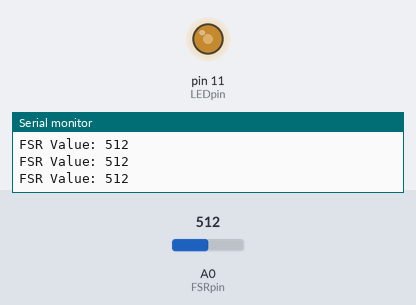
Bench run of a sketch on a simulated Arduino Uno, built with avr-gcc and run on an emulated ATmega328P. Parts: output pins drawn as LEDs (lit = HIGH), the last lines printed to the serial monitor. Inputs (shaded band) come from the test bench; at power-on: A0 (FSRpin) = 512.

Above: at 1.2 s.
1.3 s: A0 (FSRpin) set to 716
At 2.4 s:
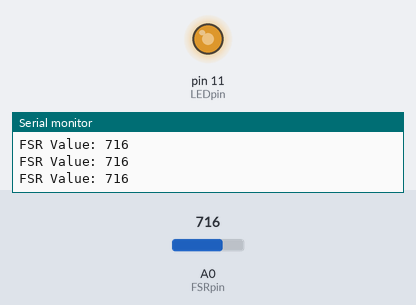
2.8 s: A0 (FSRpin) set to 900
At 3.8 s:
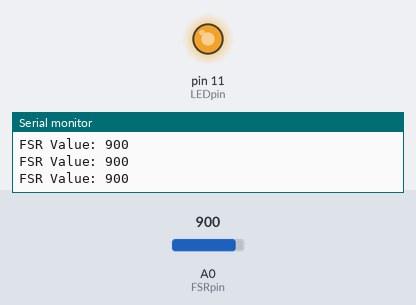
4.3 s: A0 (FSRpin) set to 122
At 5.2 s:
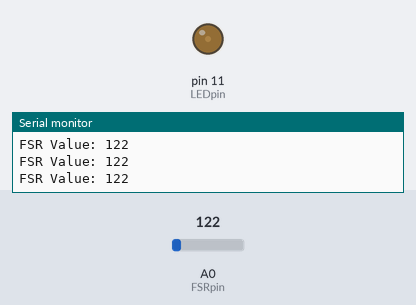
5.8 s: A0 (FSRpin) set to 0
At 6.6 s:
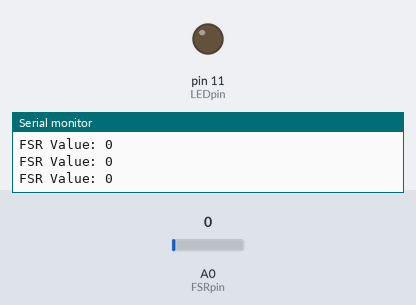
7.3 s: A0 (FSRpin) set to 511
At 7.9 s:
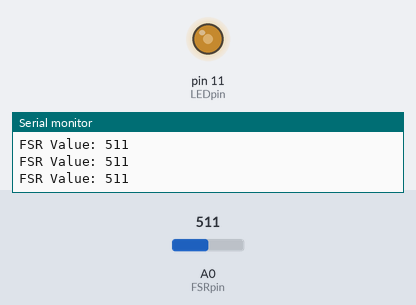
Timing chart, 0 to 9.8 s (numbered marks = the images above; inputs shaded):
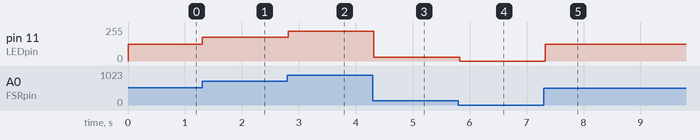

Measured:
- after the input at 1.3 s, pin 11 (LEDpin): 127/255 → 178/255 at once
- after the input at 2.8 s, pin 11 (LEDpin): 178/255 → 224/255 at once
- after the input at 4.3 s, pin 11 (LEDpin): 224/255 → 30/255 at once
- after the input at 5.8 s, pin 11 (LEDpin): 30/255 → 0/255 at once
- after the input at 7.3 s, pin 11 (LEDpin): 0/255 → 127/255 at once

The sketch:

FSR_LED.ino
```cpp
int FSRpin = A0; // Initialize the FSR pin
int LEDpin = 11; // Initialize the LED pin

int FSRvalue; // Variable to store the FSR value
int LEDbrightness; // Variable to store the brightness of LED

void setup() {
  Serial.begin(9600); //Start the Serial communication
  pinMode(FSRpin,INPUT); //Set the mode of FSR as INPUT
  pinMode(LEDpin,OUTPUT); //Set the mode of LED as OUTPUT
  digitalWrite(LEDpin,LOW); //Set the LED OFF at the start
}

void loop() {
  FSRvalue = analogRead(FSRpin); //Read the FSR values
  Serial.print("FSR Value: "); //Print the FSR values
  Serial.println(FSRvalue);

  // Map the FSR values from 0-1023 to 0-255
  LEDbrightness = map(FSRvalue, 0, 1023, 0, 255);
  analogWrite(LEDpin, LEDbrightness); //Write the brightness value on LED

  delay(100);
}
```
